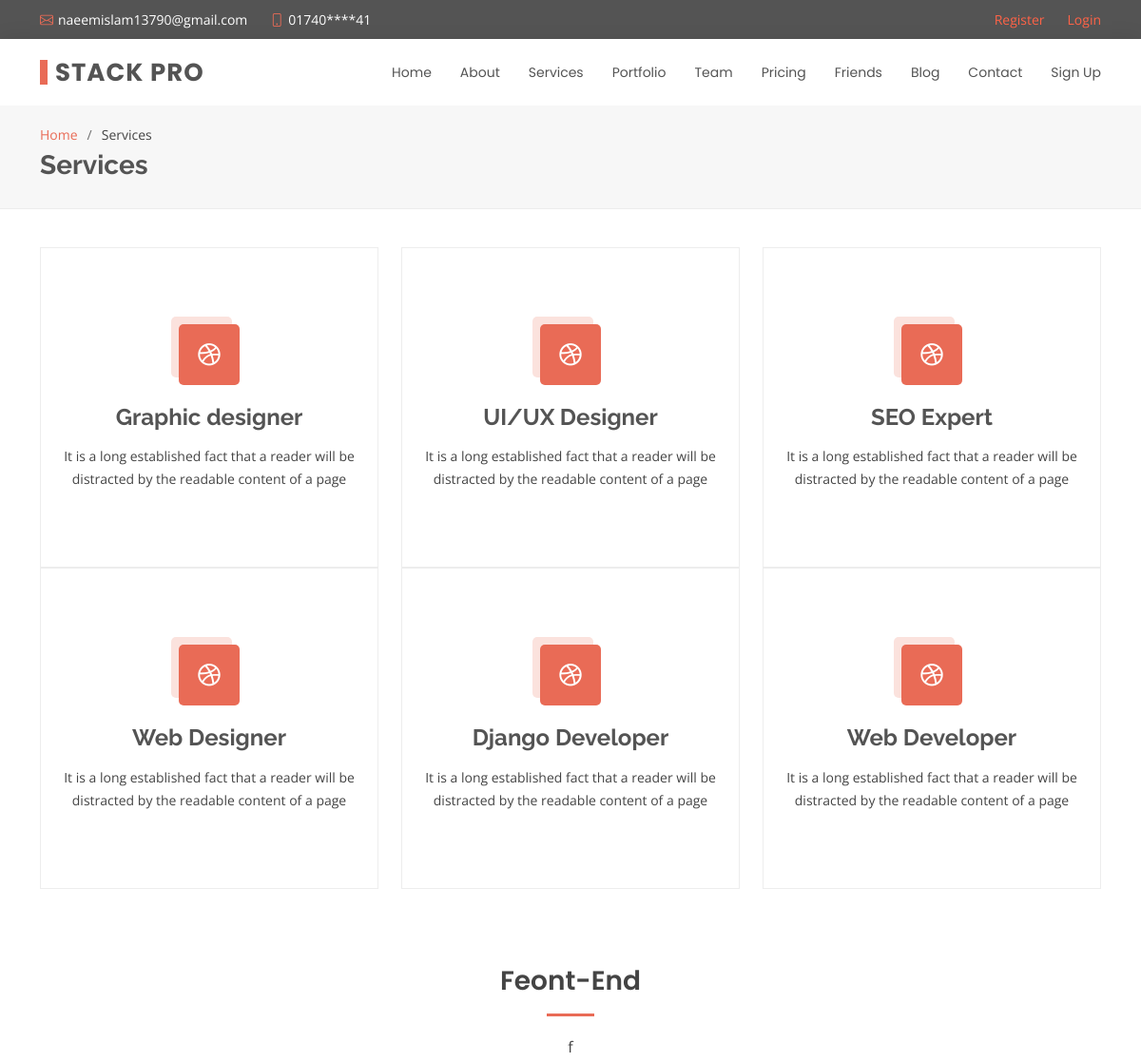
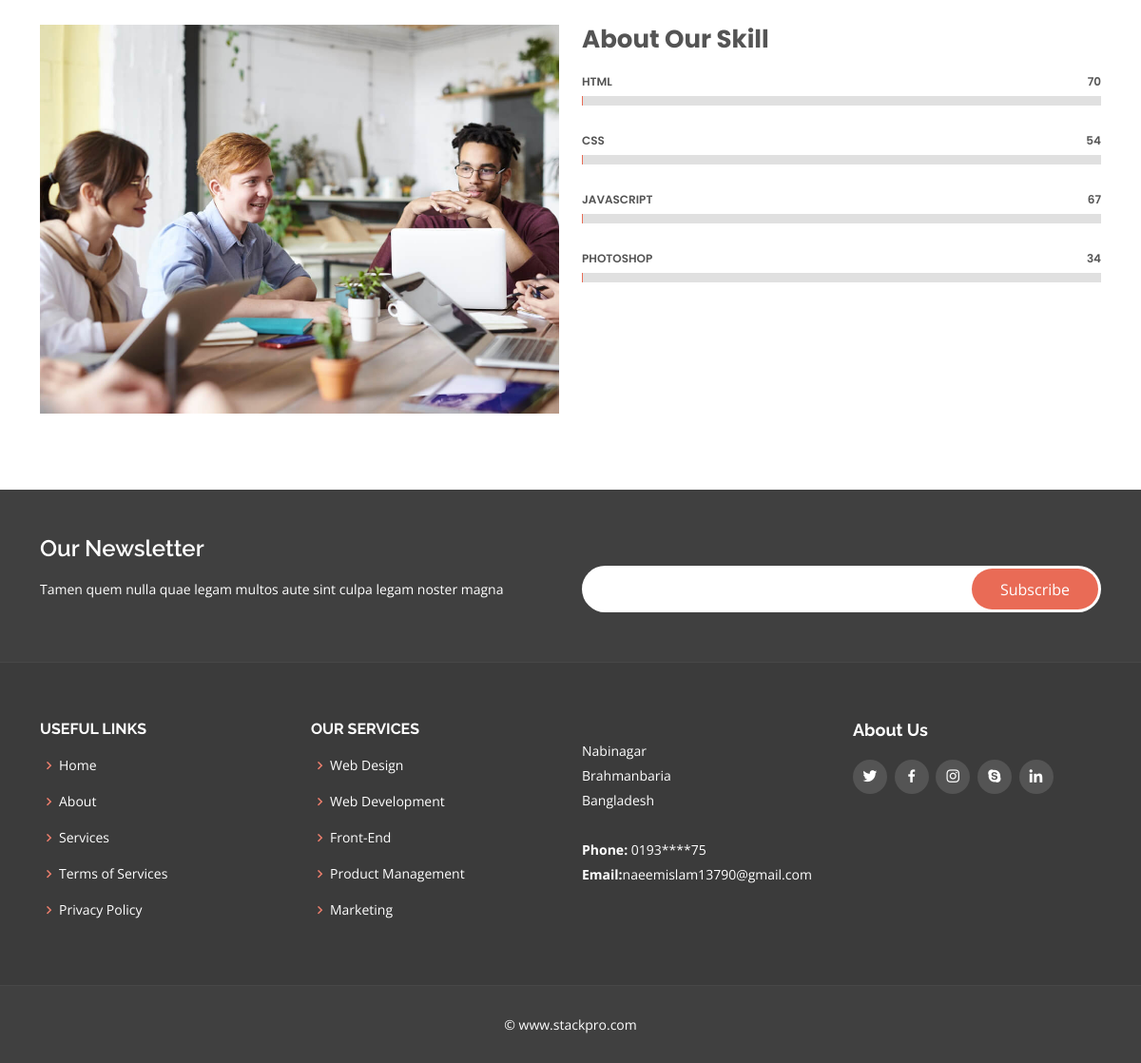
Page /services/ on the committed database (2 pictures, top to bottom).
### header/models.py (models this page shows, shortened)
class Top_header(models.Model):
    fav_icon = models.ImageField(upload_to='')
    fav_icon2 = models.ImageField(upload_to='')
    number = models.CharField(max_length=20)
    email = models.EmailField()
    twitter = models.URLField()
    facebook = models.URLField()
    instagram = models.URLField()
    linkedin = models.URLField()

class Header(models.Model):
    logo = models.CharField(max_length=25)

### services/models.py (models this page shows, shortened)
class Service(models.Model):
    title = models.CharField(max_length=264)
    url = models.URLField(max_length=264)
    text = models.TextField(max_length=500)

class Skill(models.Model):
    title = models.CharField(max_length=100)
    text = models.TextField(max_length=400)
    img = models.ImageField(upload_to='')
    title2 = models.CharField(max_length=100)
    html = models.TextField(max_length=4)
    css = models.TextField(max_length=4)
    javascript = models.TextField(max_length=4)
    photoshop = models.TextField(max_length=4)

### services/views.py (the view)
# urls.py: path('', views.services, name='services'),
def services(request):
    service = Service.objects.order_by()
    skill = Skill.objects.order_by()
    top_header = Top_header.objects.order_by()
    header = Header.objects.order_by()
    context = {
        'servicedata' : service,
        'skilldata' : skill,
        'top_headerdata' : top_header,
        'headerdata' : header,
    }
    template = 'services.html'
    return render(request, template_name=template, context=context)

### templates/services.html (shortened to what this page needs)
{% extends 'base.html' %}
{% load static %}
{% block content %}
  <main id="main">
    <section id="breadcrumbs" class="breadcrumbs">
      <div class="container">
        <ol>
          <li><a href="{% url 'index'%}">Home</a></li>
          <li>Services</li>
        </ol>
        <h2>Services</h2>
      </div>
    </section>
    <section id="services" class="services">
      <div class="container">
        <div class="row">
          {% for srv in servicedata %}
          <div class="col-lg-4 col-md-6 d-flex align-items-stretch">
            <div class="icon-box">
              <div class="icon"><i class="bx bxl-dribbble"></i></div>
              <h4><a href="{{srv.url}}">{{srv.title}}</a></h4>
              <p>{{srv.text}}</p>
            </div>
          </div>
          {% endfor %}
        </div>
      </div>
    </section>
    <section id="skills" class="skills">
      <div class="container">
        <div class="section-title">
          <h2>{{skilldata.0.title}}</h2>
          <p>{{skilldata.0.text}}</p>
        </div>
        <div class="row">
          <div class="col-lg-6">
            <img src="{{skilldata.0.img.url}}" class="img-fluid" alt="">
          </div>
          <div class="col-lg-6 pt-4 pt-lg-0 content">
            <h3>{{skilldata.0.title2}}</h3>
            <div class="skills-content">
              <div class="progress">
                <span class="skill">HTML <i class="val">{{skilldata.0.html}}</i></span>
                <div class="progress-bar-wrap">
                </div>
              </div>
              <div class="progress">
                <span class="skill">CSS <i class="val">{{skilldata.0.css}}</i></span>
                <div class="progress-bar-wrap">
                </div>
              </div>
              <div class="progress">
                <span class="skill">JavaScript <i class="val">{{skilldata.0.javascript}}</i></span>
                <div class="progress-bar-wrap">
                </div>
              </div>
              <div class="progress">
                <span class="skill">Photoshop <i class="val">{{skilldata.0.photoshop}}</i></span>
                <div class="progress-bar-wrap">
                </div>
              </div>
            </div>
          </div>
        </div>
      </div>
    </section>
  </main>
{% endblock %}

### templates/base/header.html (shortened to what this page needs)
  <section id="topbar" class="d-flex align-items-center">
    <div class="container d-flex justify-content-center justify-content-md-between">
      <div class="contact-info d-flex align-items-center">
        <i class="bi bi-envelope d-flex align-items-center"><a href="mailto:contact@example.com">{{top_headerdata.0.email}}</a></i>
        <i class="bi bi-phone d-flex align-items-center ms-4"><span>{{top_headerdata.0.number}}</span></i>
      </div>
      <div class="social-links d-none d-md-flex align-items-center">
          {% if user.is_authenticated%}
               <a class="d-flex align-items-center ms-4" href="{%url 'logout'%}">Logout</a>
               <a class="d-flex align-items-center ms-4" style="color:tomato;">{{user.username}}</a>
          {% else %}
               <br/>
              <a class="d-flex align-items-center ms-4" style="color:tomato;" href="{% url 'index'%}">Register</a></p>
              <a class="d-flex align-items-center ms-4" style="color:tomato" href="{% url 'login'%}">Login</a></p>
          {% endif %}
      </div>
    </div>
  </section>
  <header id="header" class="d-flex align-items-center">
    <div class="container d-flex justify-content-between align-items-center">
      <div class="logo">
        <h1><a href="{% url 'index'%}">{{headerdata.0.logo}}</a></h1>
      </div>
      <nav id="navbar" class="navbar">
        <ul>
          <li><a class="{% block homeactive %} {% endblock %}" href="{% url 'index'%}">Home</a></li>
          <li><a class="{% block aboutactive %} {% endblock %}" href="{% url 'about'%}">About</a></li>
          <li><a class="{% block serviceactive %} {% endblock %}" href="{% url 'services'%}">Services</a></li>
          <li><a class="{% block portfolioactive %} {% endblock %}" href="{% url 'portfolio'%}">Portfolio</a></li>
          <li><a class="{% block teamactive %} {% endblock %}" href="{% url 'team'%}">Team</a></li>
          <li><a class="{% block pricingactive %} {% endblock %}" href="{% url 'index'%}">Pricing</a></li>
          <li><a class="" href="{% url 'chat:friend_list'%}">Friends</a></li>
          <li><a class="{% block blogactive %} {% endblock %}" href="{% url 'blog:blog'%}">Blog</a></li>
          <li><a class="{% block contactactive %}{% endblock %}" href="{% url 'contact'%}">Contact</a></li>
          {% if user.is_authenticated%}
             <li><a href="{% url 'profile'%}">Account</a></li>
          {% else %}
             <li><a href="{% url 'account'%}">Sign Up</a></li>
          {% endif %}
        </ul>
      </nav>
    </div>
  </header>

### static/assets/css/index.css (style rules this page uses)
body { font-family: "Open Sans", sans-serif; color: #444444; }
a { color: #e96b56; text-decoration: none; }
h1, h2, h3, h4, h5, h6 { font-family: "Raleway", sans-serif; }
#topbar { background: #545454; padding: 10px 0; font-size: 14px; }
#topbar .contact-info i { font-style: normal; color: #e96b56; }
#topbar .contact-info i a, #topbar .contact-info i span { padding-left: 5px; color: #fff; }
#topbar .contact-info i a { line-height: 0; transition: 0.3s; }
#topbar .social-links a { color: #bababa; line-height: 0; transition: 0.3s; margin-left: 10px; }
#header { height: 70px; transition: all 0.5s; z-index: 997; transition: all 0.5s; background: #fff; box-shadow: 0px 0px 20px 0px rgba(0, 0, 0, 0.1); }
#header .logo h1 { font-size: 26px; padding: 0 0 0 8px; margin: 11px 0; line-height: 1; font-weight: 700; letter-spacing: 1px; text-transform: uppercase; font-family: "Poppins", sans-serif; border-left: 8px solid #e96b56; }
#header .logo h1 a, #header .logo h1 a:hover { color: #545454; text-decoration: none; }
.navbar { padding: 0; }
.navbar ul { margin: 0; padding: 0; display: flex; list-style: none; align-items: center; }
.navbar li { position: relative; }
.navbar a { display: flex; align-items: center; justify-content: space-between; padding: 10px 0 10px 30px; font-family: "Poppins", sans-serif; font-size: 14px; color: #545454; white-space: nowrap; transition: 0.3s; }
section { padding: 0 0 80px 0; }
.section-title { text-align: center; padding-bottom: 30px; }
.section-title h2 { font-size: 28px; font-weight: 600; margin-bottom: 20px; padding-bottom: 20px; position: relative; font-family: "Poppins", sans-serif; }
.section-title h2::after { content: ''; position: absolute; display: block; width: 50px; height: 3px; background: #e96b56; bottom: 0; left: calc(50% - 25px); }
.section-title p { margin-bottom: 0; }
.breadcrumbs { padding: 20px 0 20px 0; background: #f7f7f7; border-bottom: 1px solid #ededed; margin-bottom: 40px; }
.breadcrumbs h2 { font-size: 28px; font-weight: 700; color: #545454; }
.breadcrumbs ol { display: flex; flex-wrap: wrap; list-style: none; padding: 0 0 5px 0; margin: 0; font-size: 14px; }
.breadcrumbs ol li + li { padding-left: 10px; }
.breadcrumbs ol li + li::before { display: inline-block; padding-right: 10px; color: #6e6e6e; content: "/"; }
.services .icon-box { text-align: center; border: 1px solid #ededed; padding: 80px 20px; transition: all ease-in-out 0.3s; }
.services .icon-box .icon { margin: 0 auto; width: 64px; height: 64px; background: #e96b56; border-radius: 5px; transition: all .3s ease-out 0s; display: flex; align-items: center; justify-content: center; margin-bottom: 20px; transform-style: preserve-3d; }
.services .icon-box .icon i { color: #fff; font-size: 28px; }
.services .icon-box .icon::before { position: absolute; content: ''; left: -8px; top: -8px; height: 100%; width: 100%; background: #fbe2dd; border-radius: 5px; transition: all .3s ease-out 0s; transform: translateZ(-1px); }
.services .icon-box h4 { font-weight: 700; margin-bottom: 15px; font-size: 24px; }
.services .icon-box h4 a { color: #545454; }
.services .icon-box p { line-height: 24px; font-size: 14px; margin-bottom: 0; }
.skills .content h3 { font-weight: 700; font-size: 26px; color: #545454; font-family: "Poppins", sans-serif; margin-bottom: 20px; }
.skills .progress { height: 62px; display: block; background: none; border-radius: 0; }
.skills .progress .skill { padding: 0; margin: 0 0 6px 0; text-transform: uppercase; display: block; font-weight: 600; font-family: "Poppins", sans-serif; color: #545454; }
.skills .progress .skill .val { float: right; font-style: normal; }
.skills .progress-bar-wrap { background: #e0e0e0; }

### rows in the picture
Top_header: email "naeemislam13790@gmail.com", number "01740****41"
Header: logo "STACK PRO"
Service: title "Graphic designer", text "It is a long established fact that a reader will be distracted by the readable content of a page"
Service: title "UI/UX Designer", text "It is a long established fact that a reader will be distracted by the readable content of a page"
Service: title "SEO Expert", text "It is a long established fact that a reader will be distracted by the readable content of a page"
Service: title "Web Designer", text "It is a long established fact that a reader will be distracted by the readable content of a page"
Service: title "Django Developer", text "It is a long established fact that a reader will be distracted by the readable content of a page"
Service: title "Web Developer", text "It is a long established fact that a reader will be distracted by the readable content of a page"
Skill: title "Feont-End", text "f", img (picture), title2 "About Our Skill", html "70", css "54", javascript "67", photoshop "34"
